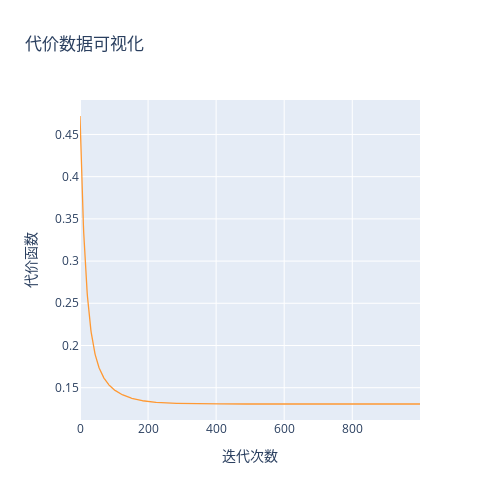

The notebook cell this image was saved under:
### Code cell
# 代价数据可视化
cost=pd.DataFrame(gradientDescent(X2, y2, theta2, alpha2, iters2)[1])
cost.iplot(mode='lines',
           layout=dict(height=500,width=500,xaxis=dict(title='迭代次数'),
                       yaxis=dict(title='代价函数'),title='代价数据可视化'))

### Figure 1 — Plotly figure (JSON) as saved in the notebook; plotly's stock layout.template omitted (floating-point values rounded to 4 significant figures; data arrays with more than 128 entries replaced by an {"elided": "..."} marker saying what was removed)
{"data": [{"line": {"color": "rgba(255, 153, 51, 1.0)", "dash": "solid", "shape": "linear", "width": 1.3}, "mode": "lines", "name": "0", "text": "", "type": "scatter", "x": {"elided": "1000 int values"}, "y": {"elided": "1000 float values"}}], "layout": {"height": 500, "title": {"text": "代价数据可视化"}, "width": 500, "xaxis": {"title": {"text": "迭代次数"}}, "yaxis": {"title": {"text": "代价函数"}}}}
